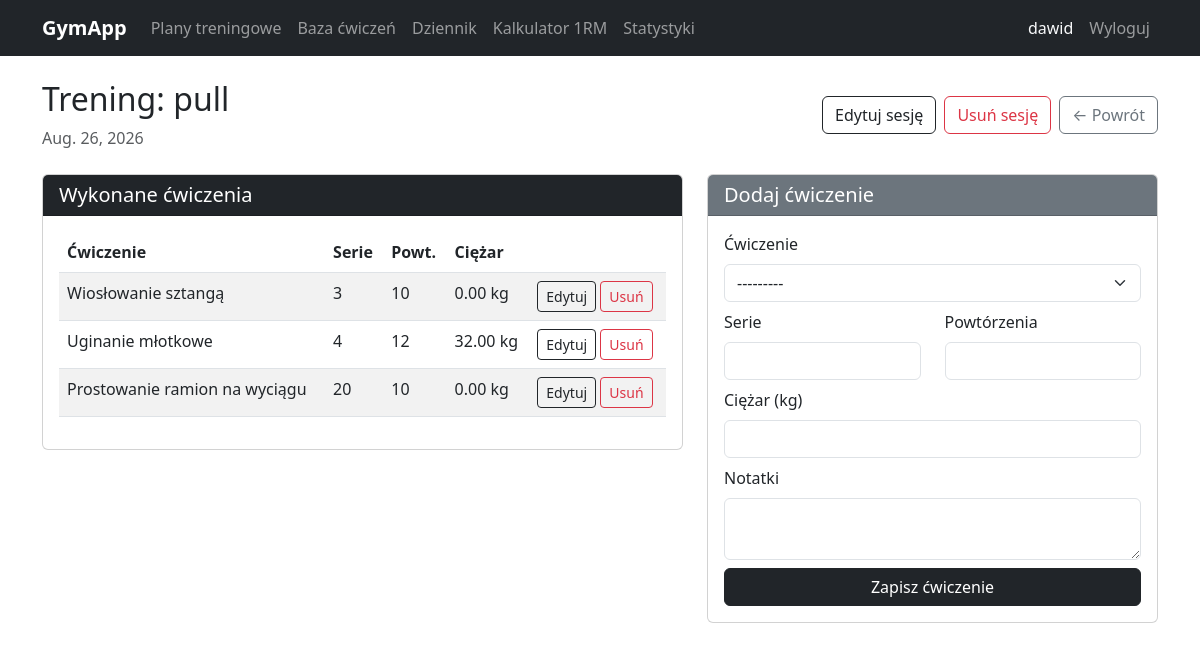
Screenshot of /dziennik/10/ (signed in) with the database file from the repository.
### tracker/models.py (models this page shows, shortened)
class SesjaTreningowa(models.Model):
    uzytkownik = models.ForeignKey(User, on_delete=models.CASCADE)
    data = models.DateField()
    nazwa = models.CharField(max_length=100, blank=True)
    notatki = models.TextField(blank=True)
    class Meta:
        verbose_name = 'Sesja treningowa'
        verbose_name_plural = 'Sesje treningowe'
        ordering = ['-data']

class WpisDziennika(models.Model):
    sesja = models.ForeignKey(SesjaTreningowa, on_delete=models.CASCADE, related_name='wpisy')
    cwiczenie = models.ForeignKey(Cwiczenie, on_delete=models.CASCADE)
    serie = models.PositiveIntegerField()
    powtorzenia = models.PositiveIntegerField()
    ciezar = models.DecimalField(max_digits=6, decimal_places=2)
    notatki = models.TextField(blank=True)
    class Meta:
        verbose_name = 'Wpis dziennika'
        verbose_name_plural = 'Wpisy dziennika'

class Cwiczenie(models.Model):
    KATEGORIE = [
        ('klatka', 'Klatka piersiowa'),
        ('plecy', 'Plecy'),
        ('nogi', 'Nogi'),
        ('barki', 'Barki'),
        ('biceps', 'Biceps'),
        ('triceps', 'Triceps'),
        ('brzuch', 'Brzuch'),
        ('inne', 'Inne'),
    ]
    nazwa = models.CharField(max_length=100)
    kategoria = models.CharField(max_length=20, choices=KATEGORIE)
    opis = models.TextField(blank=True)
    dodane_przez = models.ForeignKey(User, on_delete=models.SET_NULL, null=True, blank=True)
    czy_publiczne = models.BooleanField(default=True)
    def __str__(self):
        return self.nazwa
    class Meta:
        verbose_name = 'Ćwiczenie'
        verbose_name_plural = 'Ćwiczenia'

### tracker/views.py (the view)
# urls.py: path('dziennik/<int:pk>/', views.szczegoly_sesji, name='szczegoly_sesji'),
@login_required
def szczegoly_sesji(request, pk):
    sesja = get_object_or_404(SesjaTreningowa, pk=pk, uzytkownik=request.user)
    wpisy = sesja.wpisy.all()
    if request.method == 'POST':
        formularz = WpisForm(request.POST)
        if formularz.is_valid():
            wpis = formularz.save(commit=False)
            wpis.sesja = sesja
            wpis.save()
            messages.success(request, 'Ćwiczenie zapisane!')
            return redirect('szczegoly_sesji', pk=sesja.pk)
    else:
        formularz = WpisForm()
    return render(request, 'tracker/szczegoly_sesji.html', {
        'sesja': sesja,
        'wpisy': wpisy,
        'formularz': formularz,
    })

### tracker/forms.py
class WpisForm(forms.ModelForm):
    class Meta:
        model = WpisDziennika
        fields = ['cwiczenie', 'serie', 'powtorzenia', 'ciezar', 'notatki']
        widgets = {
            'cwiczenie': forms.Select(attrs={'class': 'form-select'}),
            'serie': forms.NumberInput(attrs={'class': 'form-control', 'min': 1}),
            'powtorzenia': forms.NumberInput(attrs={'class': 'form-control', 'min': 1}),
            'ciezar': forms.NumberInput(attrs={'class': 'form-control', 'min': 0, 'step': '0.5'}),
            'notatki': forms.Textarea(attrs={'class': 'form-control', 'rows': 2}),
        }
        labels = {
            'cwiczenie': 'Ćwiczenie',
            'serie': 'Serie',
            'powtorzenia': 'Powtórzenia',
            'ciezar': 'Ciężar (kg)',
            'notatki': 'Notatki',
        }

### tracker/templates/tracker/szczegoly_sesji.html (shortened to what this page needs)
{% extends 'base.html' %}
{% block zawartosc %}
<div class="d-flex justify-content-between align-items-center mb-4">
    <div>
        <h2>{{ sesja.nazwa|default:"Sesja treningowa" }}</h2>
        <p class="text-muted mb-0">{{ sesja.data }}</p>
    </div>
    <div class="d-flex gap-2">
        <a href="{% url 'edytuj_sesje' sesja.pk %}" class="btn btn-outline-dark">Edytuj sesję</a>
        <a href="{% url 'usun_sesje' sesja.pk %}" class="btn btn-outline-danger">Usuń sesję</a>
        <a href="{% url 'dziennik' %}" class="btn btn-outline-secondary">← Powrót</a>
    </div>
</div>
<div class="row">
    <div class="col-md-7">
        <div class="card mb-4">
            <div class="card-header bg-dark text-white">
                <h5 class="mb-0">Wykonane ćwiczenia</h5>
            </div>
            <div class="card-body">
                {% if wpisy %}
                    <table class="table table-striped">
                        <thead>
                            <tr>
                                <th>Ćwiczenie</th>
                                <th>Serie</th>
                                <th>Powt.</th>
                                <th>Ciężar</th>
                                <th></th>
                            </tr>
                        </thead>
                        <tbody>
                            {% for wpis in wpisy %}
                                <tr>
                                    <td>{{ wpis.cwiczenie.nazwa }}</td>
                                    <td>{{ wpis.serie }}</td>
                                    <td>{{ wpis.powtorzenia }}</td>
                                    <td>{{ wpis.ciezar }} kg</td>
                                    <td>
                                        <a href="{% url 'edytuj_wpis' wpis.pk %}" class="btn btn-sm btn-outline-dark">Edytuj</a>
                                        <a href="{% url 'usun_wpis' wpis.pk %}" class="btn btn-sm btn-outline-danger">Usuń</a>
                                    </td>
                                </tr>
                            {% endfor %}
                        </tbody>
                    </table>
                {% else %}
                    <p class="text-muted">Brak ćwiczeń. Dodaj pierwsze po prawej!</p>
                {% endif %}
            </div>
        </div>
    </div>
    <div class="col-md-5">
        <div class="card">
            <div class="card-header bg-secondary text-white">
                <h5 class="mb-0">Dodaj ćwiczenie</h5>
            </div>
            <div class="card-body">
                <form method="post">
                    <div class="mb-2">
                        <label class="form-label">{{ formularz.cwiczenie.label }}</label>
                        {{ formularz.cwiczenie }}
                    </div>
                    <div class="row">
                        <div class="col-6 mb-2">
                            <label class="form-label">{{ formularz.serie.label }}</label>
                            {{ formularz.serie }}
                        </div>
                        <div class="col-6 mb-2">
                            <label class="form-label">{{ formularz.powtorzenia.label }}</label>
                            {{ formularz.powtorzenia }}
                        </div>
                    </div>
                    <div class="mb-2">
                        <label class="form-label">{{ formularz.ciezar.label }}</label>
                        {{ formularz.ciezar }}
                    </div>
                    <div class="mb-2">
                        <label class="form-label">{{ formularz.notatki.label }}</label>
                        {{ formularz.notatki }}
                    </div>
                    <button type="submit" class="btn btn-dark w-100">Zapisz ćwiczenie</button>
                </form>
            </div>
        </div>
    </div>
</div>
{% endblock %}

### templates/base.html (shortened to what this page needs)
<!DOCTYPE html>
<html lang="pl">
<head>
    <link href="https://cdn.jsdelivr.net/npm/bootstrap@5.3.0/dist/css/bootstrap.min.css" rel="stylesheet">
</head>
<body>
    <nav class="navbar navbar-expand-lg navbar-dark bg-dark">
        <div class="container">
            <a class="navbar-brand fw-bold" href="{% url 'dashboard' %}">GymApp</a>
            <div class="collapse navbar-collapse" id="navbarMenu">
                {% if request.user.is_authenticated %}
                <ul class="navbar-nav me-auto">
                    <li class="nav-item">
                        <a class="nav-link" href="{% url 'lista_planow' %}">Plany treningowe</a>
                    </li>
                    <li class="nav-item">
                        <a class="nav-link" href="{% url 'lista_cwiczen' %}">Baza ćwiczeń</a>
                    </li>
                    <li class="nav-item">
                        <a class="nav-link" href="{% url 'dziennik' %}">Dziennik</a>
                    </li>
                    <li class="nav-item">
                        <a class="nav-link" href="{% url 'kalkulator_1rm' %}">Kalkulator 1RM</a>
                    </li>
                    <li class="nav-item">
                        <a class="nav-link" href="{% url 'statystyki' %}">Statystyki</a>
                    </li>
                </ul>
                <ul class="navbar-nav ms-auto">
                    <li class="nav-item">
                        <span class="nav-link text-light">{{ request.user.username }}</span>
                    </li>
                    <li class="nav-item">
                        <a class="nav-link" href="{% url 'wylogowanie' %}">Wyloguj</a>
                    </li>
                </ul>
                {% endif %}
            </div>
        </div>
    </nav>
    <div class="container mt-4">
        {% block zawartosc %}{% endblock %}
    </div>
</body>
</html>

### rows the page displays
SesjaTreningowa: nazwa "Trening: pull", data "Aug. 26, 2026"
WpisDziennika: cwiczenie.nazwa "Wiosłowanie sztangą", serie "3", powtorzenia "10", ciezar "0.00"
WpisDziennika: cwiczenie.nazwa "Uginanie młotkowe", serie "4", powtorzenia "12", ciezar "32.00"
WpisDziennika: cwiczenie.nazwa "Prostowanie ramion na wyciągu", serie "20", powtorzenia "10", ciezar "0.00"

### other values shown
{{ request.user.username }} "dawid"
